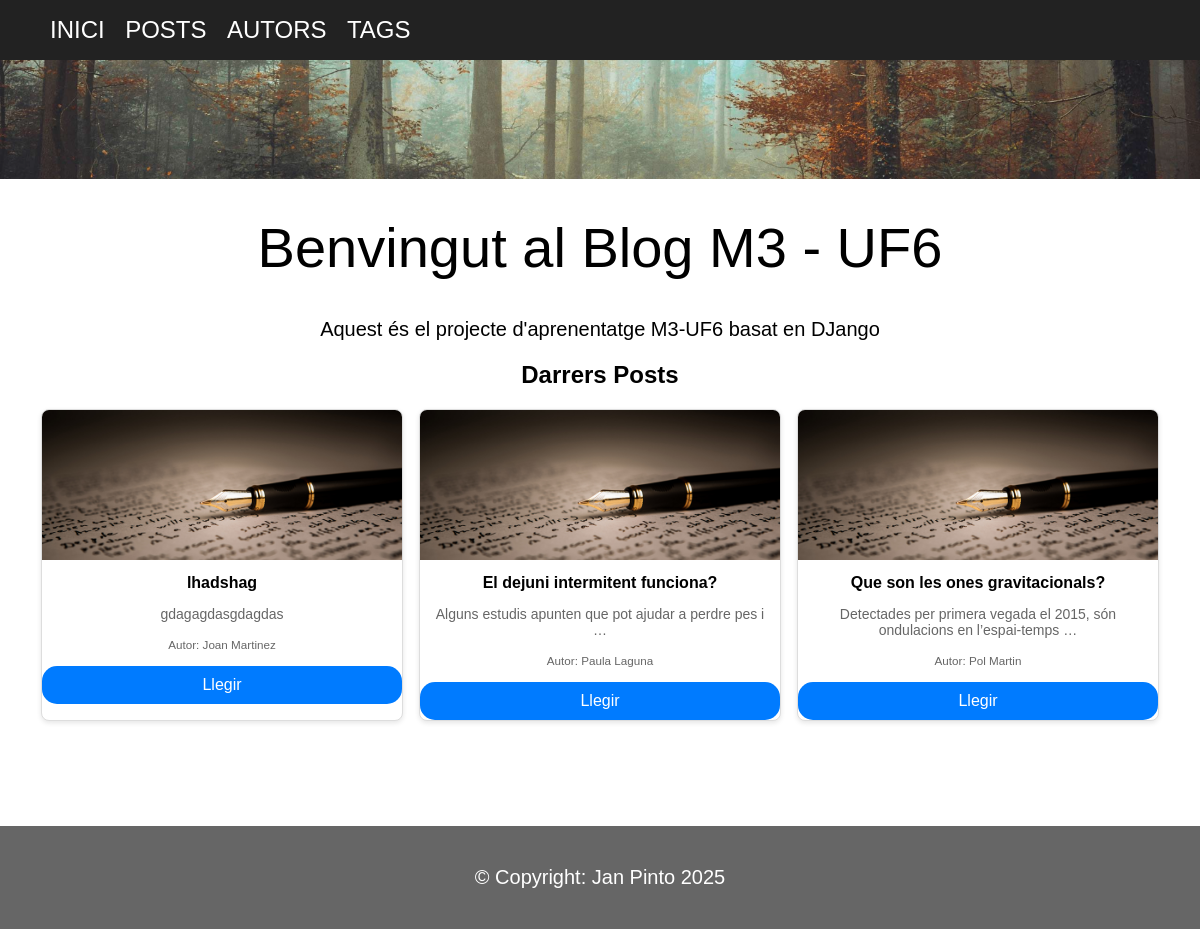
The page / on the database its author committed.
### blog/models.py (models this page shows, shortened)
class Post(models.Model):
    title = models.CharField(max_length=200)
    slug = models.SlugField(max_length=200, unique=True, blank=True)
    content = models.TextField()
    date = models.DateTimeField(auto_now_add=True)
    autor = models.ForeignKey(Autor, on_delete=models.CASCADE, related_name='posts')
    tags = models.ManyToManyField(Tag, related_name='posts', blank=True)

class Autor(models.Model):
    nom = models.CharField(max_length=100)
    cognom = models.CharField(max_length=100)
    email = models.EmailField(unique=True)

### blog/views.py (the view)
# urls.py: path('', views.index, name='index'),
def index(request):
    recent_posts = Post.objects.select_related('autor').order_by('-date')[:3]
    return render(request, 'blog/index.html', {'recent_posts': recent_posts})

### blog/templates/blog/index.html (shortened to what this page needs)
{% extends 'blog/base.html' %}
{% block content %}
<img src="../../static/blog/images/bosc.png" class="imatge_allargada" alt="Portada del blog">
<div class="text-center">
    <h1 class="titol">Benvingut al Blog M3 - UF6</h1>
    <p class="text_base">Aquest és el projecte d'aprenentatge M3-UF6 basat en DJango</p>
    <h2>Darrers Posts</h2>
    <div class="posts-container">
        {% for post in recent_posts %}
            <div class="card">
                <img src="../../static/blog/images/boli.png" alt="Imatge del post">
                <h3>{{ post.title }}</h3>
                <p>{{ post.content|truncatewords:10 }}</p>
                <p><small>Autor: {{ post.autor.nom }} {{ post.autor.cognom }}</small></p>
                <a href="{% url 'posts-detail-page' post.slug %}" class="button">Llegir</a>
            </div>
        {% empty %}
            <p>No hi ha posts recents.</p>
        {% endfor %}
    </div>
</div>
{% endblock %}

### blog/static/blog/css/style.css (style rules this page uses)
body { font-family: Arial, sans-serif; margin: 0; padding: 0; }
p { font-size: 20px; }
a { color: #007bff; text-decoration: none; }
.text-center { text-align: center; }
.imatge_allargada { max-width: 100%; height: auto; }
.titol { font-size: 3.5rem; font-weight: 500; margin-top: 2rem; }
.text_base { font-size: 1.25rem; font-weight: 300; }
.posts-container { display: flex; flex-wrap: wrap; gap: 1rem; justify-content: center; }
.card { width: 30%; background-color: white; border: 1px solid #ddd; border-radius: 8px; overflow: hidden; box-shadow: 0 2px 5px rgba(0,0,0,0.1); }
.card img { width: 100%; height: 150px; object-fit: cover; }
.card h3 { font-size: 16px; margin: 10px 0; }
.card p { font-size: 14px; color: #666; padding: 0 10px; }
.button { background-color: #007bff; color: white; border: none; padding: 10px; border-radius: 15px; display: block; text-decoration: none; cursor: pointer; }

### rows shown on the page
Post: title "lhadshag", content "gdagagdasgdagdas", autor.nom "Joan", autor.cognom "Martinez"
Post: title "El dejuni intermitent funciona?", content "Alguns estudis apunten que pot ajudar a perdre pes i …", autor.nom "Paula", autor.cognom "Laguna"
Post: title "Que son les ones gravitacionals?", content "Detectades per primera vegada el 2015, són ondulacions en l’espai-temps …", autor.nom "Pol", autor.cognom "Martin"
